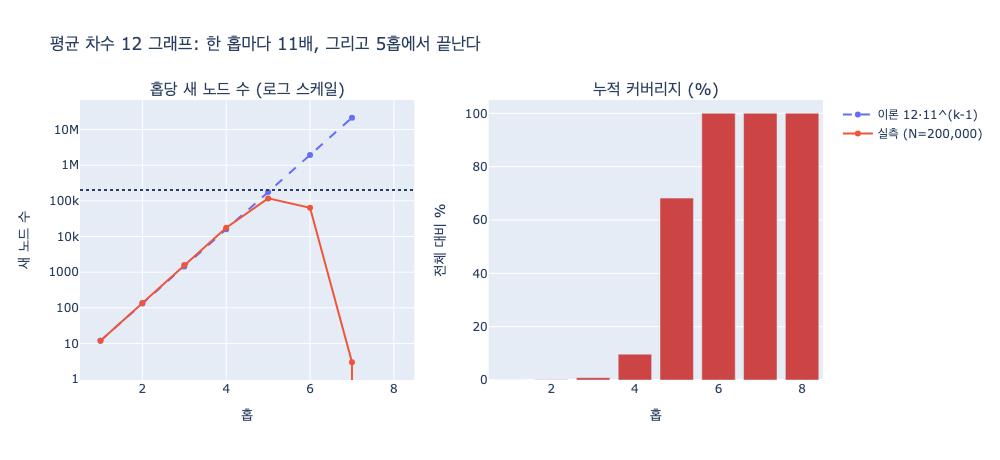

The Python source for this figure:
# %% [markdown]
# # 평균 차수 12 그래프에서 한 홉은 몇 배인가
#
# 결론부터: **12배가 아니라 약 11배**다.
#
# 어떤 노드에 도착했다는 건 **엣지 하나를 타고 들어왔다**는 뜻이다.
# 그 노드의 차수가 $d$면, 앞으로 뻗을 수 있는 방향은 들어온 엣지를 뺀 $d-1$개다.
#
# $$b = d - 1 = 12 - 1 = 11$$
#
# 여기서 $b$를 **분기 계수(branching factor)** 라고 부른다.
# 홉 $k$에서 새로 만나는 노드 수는
#
# $$|L_k| \approx d \cdot b^{\,k-1} = 12 \cdot 11^{\,k-1}$$
#
# 5홉이면 $12 \cdot 11^4 \approx 175{,}000$. 시작점 대비 **약 1만 4천 배**($11^4$)다.

# %%
# 필요 패키지: plotly, kaleido (시각화 셀에서만 사용. 없으면 그 셀만 건너뛰면 된다)

AVG_DEG = 12
B = AVG_DEG - 1  # 분기 계수: 들어온 엣지 하나를 뺀 나머지

print(f"평균 차수 d = {AVG_DEG}, 분기 계수 b = d - 1 = {B}")
print()
print(f"{'홉':>3} {'이번 홉 새 노드(이론)':>22} {'누적':>14} {'직전 홉 대비':>12}")
theory = []
total = 1
prev = 1
for k in range(1, 8):
    new = AVG_DEG * B ** (k - 1)
    total += new
    theory.append((k, new, total))
    print(f"{k:>3} {new:>22,} {total:>14,} {new / prev:>11.1f}x")
    prev = new

print()
print(f"1홉 대비 5홉 배수 = 11^4 = {B**4:,}")
# 출력:
# 평균 차수 d = 12, 분기 계수 b = d - 1 = 11
#
#  홉      이번 홉 새 노드(이론)             누적    직전 홉 대비
#   1                     12             13        12.0x
#   2                    132            145        11.0x
#   3                  1,452          1,597        11.0x
#   4                 15,972         17,569        11.0x
#   5                175,692        193,261        11.0x
#   6              1,932,612      2,125,873        11.0x
#   7             21,258,732     23,384,605        11.0x
#
# 1홉 대비 5홉 배수 = 11^4 = 14,641

# %% [markdown]
# 첫 홉만 12배(시작 노드는 들어온 엣지가 없으니 12방향 전부),
# 그 다음부터는 계속 11배다. 이 11이 지수의 밑이라는 게 핵심이다.
#
# | 밑 | 5홉 | 6홉 |
# |---|---|---|
# | $10$ | 10,000 | 100,000 |
# | $11$ | 14,641 | 161,051 |
# | $12$ | 20,736 | 248,832 |
#
# 밑이 1 달라져도 몇 홉 지나면 배수가 크게 벌어진다.
# 그래서 "12배쯤 되겠지"와 "11배다"는 어림으로도 구분해서 말할 가치가 있다.

# %%
# 실측 — 책의 graph.make 와 같은 방식으로 무작위 그래프를 만들고 BFS 레벨을 센다.
import random
from collections import defaultdict


def make(n=200_000, avg_deg=12, seed=20260801):
    """각 노드가 avg_deg/2 개의 무작위 무방향 엣지를 뿌린다 → 평균 차수 ≈ avg_deg."""
    rnd = random.Random(seed)
    adj = defaultdict(list)
    for a in range(n):
        for _ in range(avg_deg // 2):
            b = rnd.randrange(n)
            if a != b:
                adj[a].append(b)
                adj[b].append(a)
    return {k: sorted(set(v)) for k, v in adj.items()}


def bfs_levels(adj, start, max_hop):
    seen = {start}
    frontier = [start]
    out = []
    for _hop in range(1, max_hop + 1):
        nxt = []
        for u in frontier:
            for v in adj.get(u, ()):
                if v not in seen:
                    seen.add(v)
                    nxt.append(v)
        out.append((_hop, len(nxt), len(seen)))
        frontier = nxt
        if not frontier:
            break
    return out


N = 200_000
adj = make(n=N)
deg = sum(len(v) for v in adj.values()) / len(adj)
print(f"노드 {len(adj):,}  평균 차수 {deg:.1f}\n")

print(f"{'홉':>3} {'새 노드':>12} {'누적':>12} {'배수':>8} {'전체 대비':>10}")
measured = []
prev = 1
for hop, new, total in bfs_levels(adj, 0, 8):
    measured.append((hop, new, total))
    print(f"{hop:>3} {new:>12,} {total:>12,} {new / max(prev, 1):>7.1f}x {total / len(adj) * 100:>9.1f}%")
    prev = new
# 출력:
# 노드 200,000  평균 차수 12.0
#
#  홉          새 노드           누적       배수      전체 대비
#   1           12           13    12.0x       0.0%
#   2          138          151    11.5x       0.1%
#   3        1,600        1,751    11.6x       0.9%
#   4       17,653       19,404    11.0x       9.7%
#   5      117,011      136,415     6.6x      68.2%
#   6       63,582      199,997     0.5x     100.0%
#   7            3      200,000     0.0x     100.0%
#   8            0      200,000     0.0x     100.0%

# %% [markdown]
# 실측에서 읽을 것 두 가지.
#
# **1. 4홉까지는 이론값(11~12배)과 거의 같다.** 무작위 그래프에서 초반 프런티어는
#    아직 그래프 전체에 비해 작아서 중복 도달이 거의 없다.
#
# **2. 5홉부터 배수가 무너진다.** 배수가 갑자기 6.6배, 0.5배로 떨어지는 건
#    "덜 퍼져서"가 아니라 **더 퍼질 곳이 없어서**다. 5홉에 이미 그래프의 68%,
#    6홉에 100%를 먹었다. 지수 성장은 그래프 크기 $N$에서 잘린다.
#
# $$|L_k| \approx \min\left(12 \cdot 11^{\,k-1},\; N - \text{누적}\right)$$
#
# 「여섯 다리 건너면 다 안다」는 말이 바로 이 표다.
# 이야기로는 재밌지만, 질의로 쓰면 **"전체를 훑어라"와 같은 뜻**이 된다.
#
# 그래서 홉 상한 없는 순회는 사실상 전체 스캔이다.
# 서버가 죽은 건 알고리즘이 나빠서가 아니라 **상한이 없어서**다.

# %%
# 시각화 — 이론 곡선 vs 실측, 그리고 누적 커버리지
def _show(fig):
    try:
        from IPython import get_ipython

        if get_ipython() is not None:  # VSCode 셀/Jupyter에서만 렌더링
            fig.show()
    except ImportError:
        pass


import plotly.graph_objects as go
from plotly.subplots import make_subplots

hops_t = [k for k, _, _ in theory]
new_t = [n for _, n, _ in theory]
hops_m = [k for k, _, _ in measured]
new_m = [n for _, n, _ in measured]
cov_m = [t / N * 100 for _, _, t in measured]

fig = make_subplots(
    rows=1,
    cols=2,
    subplot_titles=("홉당 새 노드 수 (로그 스케일)", "누적 커버리지 (%)"),
)

fig.add_trace(
    go.Scatter(x=hops_t, y=new_t, mode="lines+markers", name="이론 12·11^(k-1)", line=dict(dash="dash")),
    row=1,
    col=1,
)
fig.add_trace(go.Scatter(x=hops_m, y=new_m, mode="lines+markers", name="실측 (N=200,000)"), row=1, col=1)
fig.add_hline(y=N, line_dash="dot", annotation_text="N = 200,000 (천장)", row=1, col=1)

fig.add_trace(
    go.Bar(x=hops_m, y=cov_m, name="누적 %", marker_color="#c44", showlegend=False),
    row=1,
    col=2,
)

fig.update_yaxes(type="log", title_text="새 노드 수", row=1, col=1)
fig.update_yaxes(range=[0, 105], title_text="전체 대비 %", row=1, col=2)
fig.update_xaxes(title_text="홉", row=1, col=1)
fig.update_xaxes(title_text="홉", row=1, col=2)
fig.update_layout(
    title="평균 차수 12 그래프: 한 홉마다 11배, 그리고 5홉에서 끝난다",
    height=460,
    width=1000,
)

_show(fig)

import pathlib

out = pathlib.Path(__file__).parent / "expy.png" if "__file__" in dir() else pathlib.Path("expy.png")
fig.write_image(str(out))
print(f"저장: {out}")
# 출력: 저장: .../expy.png

# %% [markdown]
# ## 정리
#
# - 평균 차수 $d$ 그래프에서 한 홉의 배수는 $d$가 아니라 **$d-1$**. 들어온 엣지 하나는 되돌아가는 방향이라 뺀다.
# - $d = 12$면 **약 11배**. 5홉이면 $11^4 \approx 14{,}641$배.
# - 이 지수 성장은 $N$에서 잘린다. 그래서 "5홉이면 전체의 68%, 6홉이면 전부"가 된다.
# - 실무 결론: `MATCH (a)-[*]-(b)` 처럼 **홉 상한 없는 가변 길이 패턴은 전체 스캔**이다.
#   상한을 박고, 도착지를 아는 경우엔 양방향 탐색으로 반지름을 절반으로 줄여라 (방문 수가 제곱근이 된다).
